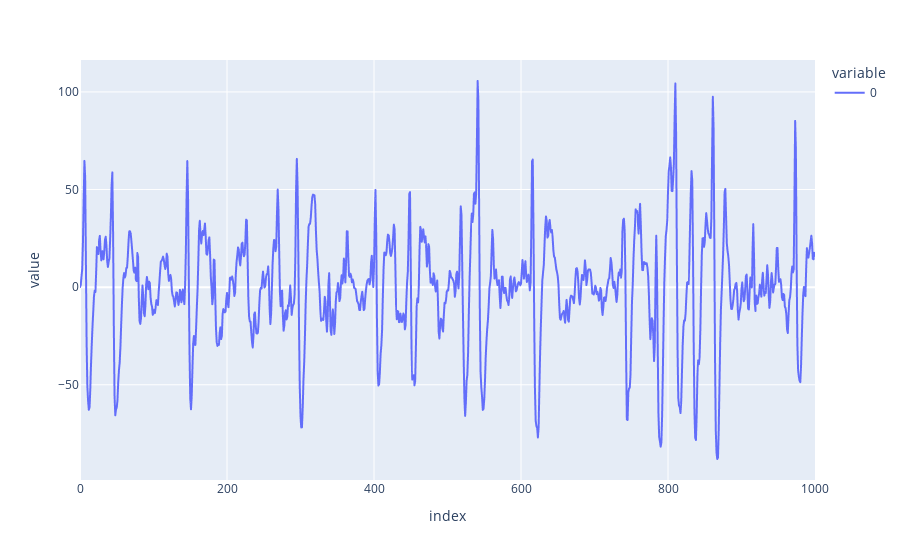

Notebook code for this chart:
### Code cell
fig = px.line(downSampledSignal[0][0][:1001])
fig.show(renderer=rndr)

### Figure 1 — Plotly figure (JSON) as saved in the notebook; plotly's stock layout.template omitted (floating-point values rounded to 4 significant figures; data arrays with more than 128 entries replaced by an {"elided": "..."} marker saying what was removed)
{"data": [{"hovertemplate": "variable=0<br>index=%{x}<br>value=%{y}<extra></extra>", "legendgroup": "0", "line": {"color": "#636efa", "dash": "solid"}, "marker": {"symbol": "circle"}, "mode": "lines", "name": "0", "showlegend": true, "type": "scattergl", "x": {"elided": "1001 int values"}, "xaxis": "x", "y": {"elided": "1001 float values"}, "yaxis": "y"}], "layout": {"legend": {"title": {"text": "variable"}, "tracegroupgap": 0}, "margin": {"t": 60}, "xaxis": {"anchor": "y", "domain": [0, 1], "title": {"text": "index"}}, "yaxis": {"anchor": "x", "domain": [0, 1], "title": {"text": "value"}}}}
